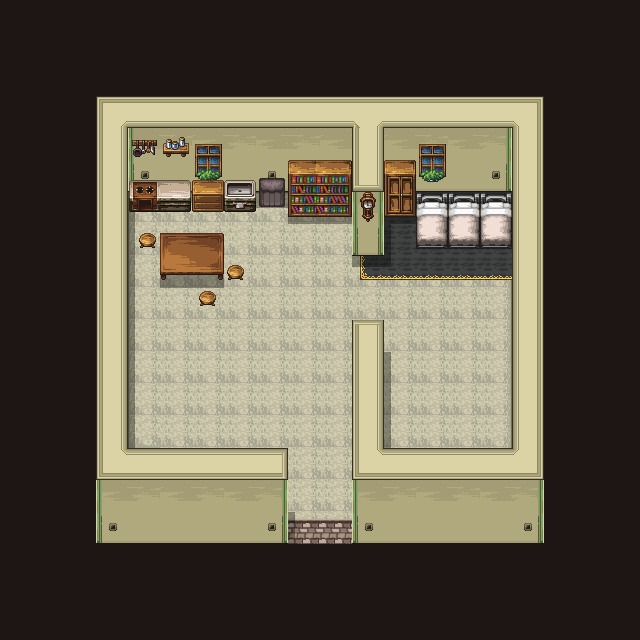

Below is a game level as drawn by its tile map, then a one-line description and the .tmx that defines it (tile-layer data replaced by summaries):
An orthogonal 20x20 tile map with 32x32 px tiles, 9 tile layers (black, floor, carpet, shadow, ...).

<map version="1.9" tiledversion="1.9.1" orientation="orthogonal" renderorder="right-down" width="20" height="20" tilewidth="32" tileheight="32" infinite="0" nextlayerid="10" nextobjectid="1">
  <tileset firstgid="1" source="../31_tsx/31_Desert_towns_3x.tsx" />
  <layer id="1" name="black" width="20" height="20">
    <data>[400 cells, 204 non-empty, 1 distinct tile ids]</data>
  </layer>
  <layer id="4" name="floor" width="20" height="20">
    <data>[400 cells, 118 non-empty, 12 distinct tile ids]</data>
  </layer>
  <layer id="8" name="carpet" width="20" height="20">
    <data>[400 cells, 15 non-empty, 4 distinct tile ids]</data>
  </layer>
  <layer id="9" name="shadow" width="20" height="20">
    <data>[400 cells, 27 non-empty, 6 distinct tile ids]</data>
  </layer>
  <layer id="2" name="wall1" width="20" height="20">
    <data>[400 cells, 89 non-empty, 23 distinct tile ids]</data>
  </layer>
  <layer id="5" name="furniture1" width="20" height="20">
    <data>[400 cells, 17 non-empty, 11 distinct tile ids]</data>
  </layer>
  <layer id="6" name="furniture2" width="20" height="20">
    <data>[400 cells, 17 non-empty, 17 distinct tile ids]</data>
  </layer>
  <layer id="7" name="furniture3" width="20" height="20">
    <data>[400 cells, 2 non-empty, 2 distinct tile ids]</data>
  </layer>
  <layer id="3" name="wall2" width="20" height="20">
    <data>[400 cells, 11 non-empty, 5 distinct tile ids]</data>
  </layer>
</map>
